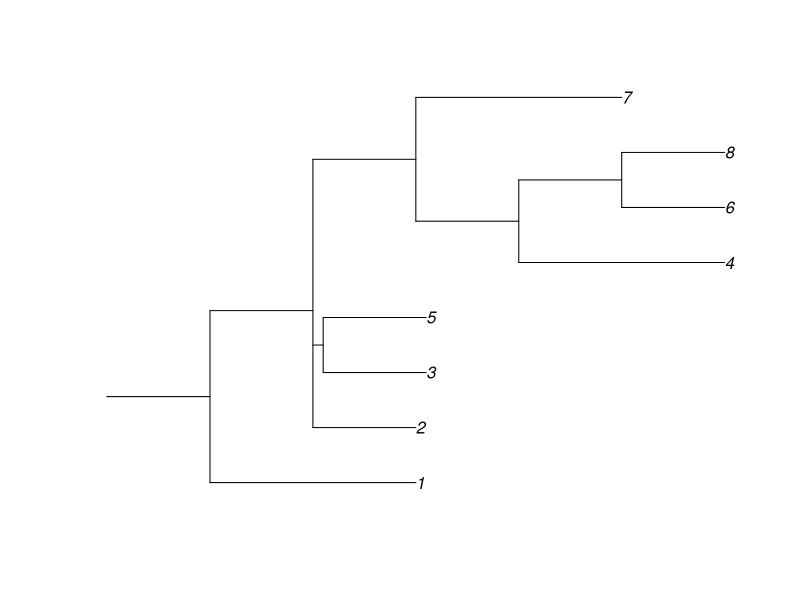

Recreate this plot in R.
# load required packages
library(ape)
library(dplyr)
library(igraph)

# read in transmission line list
line_list <- read.csv("line_list.csv")


test <- "((1:2, (2:1, (3:1,5:1):0.1, ((4:2, (6:1, 8:1):1):1, 7:2):1):1):1);"

tree <- ape::read.tree(text = test)
plot(tree)

transTreeFromLineList <- function(line_list) {
  
  # Convert to unweighted transmission tree graph to get edge list and node list
  infectionGraph <- graph_from_data_frame(line_list, directed = TRUE)
  
  # Add sampling time data to node/vertex data
  V(infectionGraph)$sampleTime <- c(NA,line_list$sampleTime)
  
  # Add infection time to node/vertex data
  V(infectionGraph)$timeInfected <- c(NA,line_list$infectionTime)
  
  # Identify root (first infection)
  root <- V(infectionGraph)[degree(infectionGraph, mode="in") == 0]
  
  for (i in V(infectionGraph)) {
    node <- V(infectionGraph)[i]
    childNode <- line_list$recipient[line_list$source == node]
    edge.length[i] <- line_list$timeInfected[line_list$recipient == childNode]
  }
  
  
for(i in as.numeric(V(infectionGraph)$name)){
    from <- E(infectionGraph)[.from(i)]}
  
  # Find distances between nodes / calculate edge lengths
  for (i in V(infectionGraph)) 
    locParent <- match(as.character(E(infectionGraph)$from), names)
  # Create a variable 'locParent' that matches the "from" node of each edge in 
  # the infectionGraph object to its corresponding index in the 'names' vector. 
  # This essentially finds the index of the parent node for each edge in the graph.
  locChild <- match(as.character(E(infectionGraph)$to), node_names)
  weights <- timeInfected[locChild] - timeInfected[locParent]
  
  # Time-interval weighted directed graph transmission tree
  edgeTable <- data.frame(from = E(infectionGraph)$from, to = E(infectionGraph)$to, weight = weights)
  nodeTable <- data.frame(name = V(infectionGraph)$name, timeInfected = timeInfected)
  
  transmissionTree <- graph_from_data_frame(edgeTable, directed = TRUE, vertices = nodeTable)
  
  return(transmissionTree)
}
